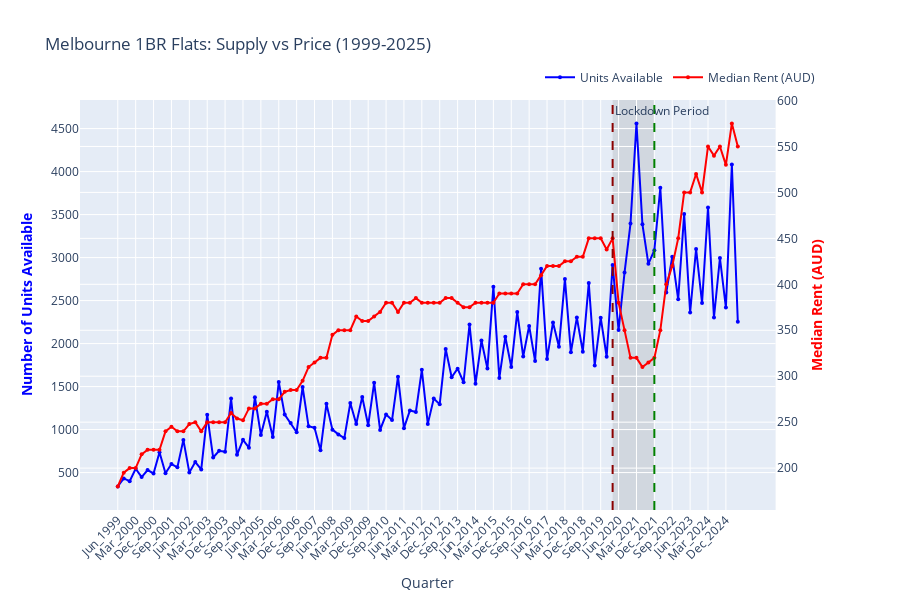

This figure's notebook cell:
### Markdown cell above
#### Key Insights
Unlike the previous graph showing median 1BR prices, an increase in available units is observed during the lockdown period. This behaviour is expected, as many people left the city centre and moved to the suburbs. The number of units significantly increased, while prices decreased in an attempt to attract more tenants to the city centre.

Towards the end of COVID lockdowns, the number of available units began decreasing, likely due to the gradual return of university classes and on-site work, with people moving back to the city centre, especially students. Following the end of COVID lockdowns, the availability of 1BR flats returned to its fluctuating pattern, as before, but now with higher overall availability compared to pre-COVID levels.

### Code cell
# Further exploring this, let's take a look at both the availability and the median prices on the same graph 
# for Melbourne area

# Dual-axis plot: Count vs Median for Melbourne
melbourne_count = hprice_1br_count[hprice_1br_count['Region'] == 'Melbourne'].iloc[0, 1:].values
melbourne_median = hprice_1br_median[hprice_1br_median['Region'] == 'Melbourne'].iloc[0, 1:].values

# Find COVID indices
covid_start_idx = quarters.index('Mar_2020') if 'Mar_2020' in quarters else None
covid_end_idx = quarters.index('Dec_2021') if 'Dec_2021' in quarters else None

# Create figure with secondary y-axis
from plotly.subplots import make_subplots

fig = make_subplots(specs=[[{"secondary_y": True}]])

# Add Count trace (left y-axis)
fig.add_trace(
    go.Scatter(
        x=quarters,
        y=melbourne_count,
        name="Units Available",
        line=dict(color='blue', width=2),
        mode='lines+markers',
        marker=dict(size=4)
    ),
    secondary_y=False
)

# Add Median trace (right y-axis)
fig.add_trace(
    go.Scatter(
        x=quarters,
        y=melbourne_median,
        name="Median Rent (AUD)",
        line=dict(color='red', width=2),
        mode='lines+markers',
        marker=dict(size=4)
    ),
    secondary_y=True
)

# Add COVID lockdown period shading
if covid_start_idx is not None and covid_end_idx is not None:
    fig.add_vrect(
        x0=covid_start_idx,
        x1=covid_end_idx,
        fillcolor="gray",
        opacity=0.2,
        layer="below",
        line_width=0,
        annotation_text="Lockdown Period",
        annotation_position="top left"
    )
    
    # Add lockdown markers
    fig.add_vline(
        x=covid_start_idx,
        line_dash="dash",
        line_color="darkred"
    )
    
    fig.add_vline(
        x=covid_end_idx,
        line_dash="dash",
        line_color="green"
    )

# Update axes titles
fig.update_xaxes(title_text="Quarter", tickangle=-45)
fig.update_yaxes(title_text="<b>Number of Units Available</b>", secondary_y=False, title_font=dict(color="blue"))
fig.update_yaxes(title_text="<b>Median Rent (AUD)</b>", secondary_y=True, title_font=dict(color="red"))

# Update layout
fig.update_layout(
    title="Melbourne 1BR Flats: Supply vs Price (1999-2025)",
    hovermode='x unified',
    height=600,
    showlegend=True,
    legend=dict(
        orientation="h",
        yanchor="bottom",
        y=1.02,
        xanchor="right",
        x=1
    )
)

fig.show()

# Print key insights
print(f"\nPRE-COVID (Dec 2019):")
pre_covid_count = hprice_1br_count[hprice_1br_count['Region'] == 'Melbourne']['Dec_2019'].values[0]
pre_covid_median = hprice_1br_median[hprice_1br_median['Region'] == 'Melbourne']['Dec_2019'].values[0]
print(f"  Units Available: {pre_covid_count:,.0f}")
print(f"  Median Rent: ${pre_covid_median:,.0f}")

print(f"\nPEAK COVID IMPACT (Jun 2021):")
peak_covid_count = hprice_1br_count[hprice_1br_count['Region'] == 'Melbourne']['Jun_2021'].values[0]
peak_covid_median = hprice_1br_median[hprice_1br_median['Region'] == 'Melbourne']['Jun_2021'].values[0]
print(f"  Units Available: {peak_covid_count:,.0f} ({((peak_covid_count - pre_covid_count) / pre_covid_count * 100):+.1f}%)")
print(f"  Median Rent: ${peak_covid_median:,.0f} ({((peak_covid_median - pre_covid_median) / pre_covid_median * 100):+.1f}%)")

print(f"\nCURRENT (Jun 2025):")
current_count = hprice_1br_count[hprice_1br_count['Region'] == 'Melbourne']['Jun_2025'].values[0]
current_median = hprice_1br_median[hprice_1br_median['Region'] == 'Melbourne']['Jun_2025'].values[0]
print(f"  Units Available: {current_count:,.0f} ({((current_count - pre_covid_count) / pre_covid_count * 100):+.1f}% vs pre-COVID)")
print(f"  Median Rent: ${current_median:,.0f} ({((current_median - pre_covid_median) / pre_covid_median * 100):+.1f}% vs pre-COVID)")

print(f"\n{'='*80}")
print(f"KEY INSIGHT:")
print(f"Supply INCREASED during COVID {((peak_covid_count - pre_covid_count) / pre_covid_count * 100):.1f}% but prices FELL {((peak_covid_median - pre_covid_median) / pre_covid_median * 100):.1f}%")
print(f"Now: Supply went DOWN comparing to COVID {((current_count - pre_covid_count) / pre_covid_count * 100):.1f}% but prices UP {((current_median - pre_covid_median) / pre_covid_median * 100):.1f}%")

### Figure 1 — Plotly figure (JSON) as saved in the notebook; plotly's stock layout.template omitted (floating-point values rounded to 4 significant figures)
{"data": [{"line": {"color": "blue", "width": 2}, "marker": {"size": 4}, "mode": "lines+markers", "name": "Units Available", "type": "scatter", "x": ["Jun_1999", "Sep_1999", "Dec_1999", "Mar_2000", "Jun_2000", "Sep_2000", "Dec_2000", "Mar_2001", "Jun_2001", "Sep_2001", "Dec_2001", "Mar_2002", "Jun_2002", "Sep_2002", "Dec_2002", "Mar_2003", "Jun_2003", "Sep_2003", "Dec_2003", "Mar_2004", "Jun_2004", "Sep_2004", "Dec_2004", "Mar_2005", "Jun_2005", "Sep_2005", "Dec_2005", "Mar_2006", "Jun_2006", "Sep_2006", "Dec_2006", "Mar_2007", "Jun_2007", "Sep_2007", "Dec_2007", "Mar_2008", "Jun_2008", "Sep_2008", "Dec_2008", "Mar_2009", "Jun_2009", "Sep_2009", "Dec_2009", "Mar_2010", "Jun_2010", "Sep_2010", "Dec_2010", "Mar_2011", "Jun_2011", "Sep_2011", "Dec_2011", "Mar_2012", "Jun_2012", "Sep_2012", "Dec_2012", "Mar_2013", "Jun_2013", "Sep_2013", "Dec_2013", "Mar_2014", "Jun_2014", "Sep_2014", "Dec_2014", "Mar_2015", "Jun_2015", "Sep_2015", "Dec_2015", "Mar_2016", "Jun_2016", "Sep_2016", "Dec_2016", "Mar_2017", "Jun_2017", "Sep_2017", "Dec_2017", "Mar_2018", "Jun_2018", "Sep_2018", "Dec_2018", "Mar_2019", "Jun_2019", "Sep_2019", "Dec_2019", "Mar_2020", "Jun_2020", "Sep_2020", "Dec_2020", "Mar_2021", "Jun_2021", "Sep_2021", "Dec_2021", "Mar_2022", "Jun_2022", "Sep_2022", "Dec_2022", "Mar_2023", "Jun_2023", "Sep_2023", "Dec_2023", "Mar_2024", "Jun_2024", "Sep_2024", "Dec_2024", "Mar_2025", "Jun_2025"], "xaxis": "x", "y": [338, 432, 399, 545, 448, 529, 490, 736, 492, 599, 561, 880, 502, 622, 536, 1172, 675, 753, 742, 1361, 707, 881, 790, 1377, 938, 1208, 913, 1553, 1174, 1075, 969, 1495, 1038, 1020, 759, 1299, 999, 944, 901, 1308, 1065, 1380, 1050, 1544, 996, 1175, 1111, 1615, 1016, 1222, 1205, 1695, 1066, 1360, 1295, 1936, 1609, 1708, 1550, 2223, 1532, 2035, 1709, 2662, 1601, 2079, 1728, 2367, 1850, 2205, 1796, 2869, 1820, 2246, 1963, 2752, 1899, 2302, 1906, 2704, 1746, 2301, 1847, 2915, 2157, 2825, 3395, 4559, 3387, 2927, 3085, 3812, 2594, 3011, 2515, 3506, 2361, 3100, 2472, 3581, 2303, 2995, 2419, 4083, 2253], "yaxis": "y"}, {"line": {"color": "red", "width": 2}, "marker": {"size": 4}, "mode": "lines+markers", "name": "Median Rent (AUD)", "type": "scatter", "x": ["Jun_1999", "Sep_1999", "Dec_1999", "Mar_2000", "Jun_2000", "Sep_2000", "Dec_2000", "Mar_2001", "Jun_2001", "Sep_2001", "Dec_2001", "Mar_2002", "Jun_2002", "Sep_2002", "Dec_2002", "Mar_2003", "Jun_2003", "Sep_2003", "Dec_2003", "Mar_2004", "Jun_2004", "Sep_2004", "Dec_2004", "Mar_2005", "Jun_2005", "Sep_2005", "Dec_2005", "Mar_2006", "Jun_2006", "Sep_2006", "Dec_2006", "Mar_2007", "Jun_2007", "Sep_2007", "Dec_2007", "Mar_2008", "Jun_2008", "Sep_2008", "Dec_2008", "Mar_2009", "Jun_2009", "Sep_2009", "Dec_2009", "Mar_2010", "Jun_2010", "Sep_2010", "Dec_2010", "Mar_2011", "Jun_2011", "Sep_2011", "Dec_2011", "Mar_2012", "Jun_2012", "Sep_2012", "Dec_2012", "Mar_2013", "Jun_2013", "Sep_2013", "Dec_2013", "Mar_2014", "Jun_2014", "Sep_2014", "Dec_2014", "Mar_2015", "Jun_2015", "Sep_2015", "Dec_2015", "Mar_2016", "Jun_2016", "Sep_2016", "Dec_2016", "Mar_2017", "Jun_2017", "Sep_2017", "Dec_2017", "Mar_2018", "Jun_2018", "Sep_2018", "Dec_2018", "Mar_2019", "Jun_2019", "Sep_2019", "Dec_2019", "Mar_2020", "Jun_2020", "Sep_2020", "Dec_2020", "Mar_2021", "Jun_2021", "Sep_2021", "Dec_2021", "Mar_2022", "Jun_2022", "Sep_2022", "Dec_2022", "Mar_2023", "Jun_2023", "Sep_2023", "Dec_2023", "Mar_2024", "Jun_2024", "Sep_2024", "Dec_2024", "Mar_2025", "Jun_2025"], "xaxis": "x", "y": [180, 195, 200, 200, 215, 220, 220, 220, 240, 245, 240, 240, 248, 250, 240, 250, 250, 250, 250, 260, 254, 252, 265, 265, 270, 270, 275, 275, 283, 285, 285, 295, 310, 315, 320, 320, 345, 350, 350, 350, 365, 360, 360, 365, 370, 380, 380, 370, 380, 380, 385, 380, 380, 380, 380, 385, 385, 380, 375, 375, 380, 380, 380, 380, 390, 390, 390, 390, 400, 400, 400, 410, 420, 420, 420, 425, 425, 430, 430, 450, 450, 450, 438, 450, 380, 350, 320, 320, 310, 315, 320, 350, 400, 420, 450, 500, 500, 520, 500, 550, 540, 550, 530, 575, 550], "yaxis": "y2"}], "layout": {"annotations": [{"showarrow": false, "text": "Lockdown Period", "x": 83, "xanchor": "left", "xref": "x", "y": 1, "yanchor": "top", "yref": "y domain"}], "height": 600, "hovermode": "x unified", "legend": {"orientation": "h", "x": 1, "xanchor": "right", "y": 1.02, "yanchor": "bottom"}, "shapes": [{"fillcolor": "gray", "layer": "below", "line": {"width": 0}, "opacity": 0.2, "type": "rect", "x0": 83, "x1": 90, "xref": "x", "y0": 0, "y1": 1, "yref": "y domain"}, {"line": {"color": "darkred", "dash": "dash"}, "type": "line", "x0": 83, "x1": 83, "xref": "x", "y0": 0, "y1": 1, "yref": "y domain"}, {"line": {"color": "green", "dash": "dash"}, "type": "line", "x0": 90, "x1": 90, "xref": "x", "y0": 0, "y1": 1, "yref": "y domain"}], "showlegend": true, "title": {"text": "Melbourne 1BR Flats: Supply vs Price (1999-2025)"}, "xaxis": {"anchor": "y", "domain": [0, 0.94], "tickangle": -45, "title": {"text": "Quarter"}}, "yaxis": {"anchor": "x", "domain": [0, 1], "title": {"font": {"color": "blue"}, "text": "<b>Number of Units Available</b>"}}, "yaxis2": {"anchor": "x", "overlaying": "y", "side": "right", "title": {"font": {"color": "red"}, "text": "<b>Median Rent (AUD)</b>"}}}}
